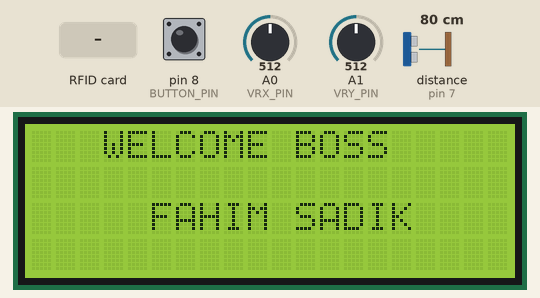
Simulated run of this sketch. Board: Arduino Uno, built with avr-gcc and run on an emulated ATmega328P. On the bench: 20×4 character LCD. Wiring (inferred from the names in the program): ultrasonic range finder: trigger pin 6; echo pin 7. The inputs (shaded band) are chosen by the test bench; at power-on: distance to the obstacle (sensor on pin 7) 80 cm, pin 8 (BUTTON_PIN) HIGH, A0 (VRX_PIN) = 512, A1 (VRY_PIN) = 512. The echo pulse lasts 58.3 µs per cm; what the sketch prints to the serial monitor is not drawn.

Above: at 0.2 s.
6.4 s: distance to the obstacle (sensor on pin 7) set to 2 cm
At 8.2 s:
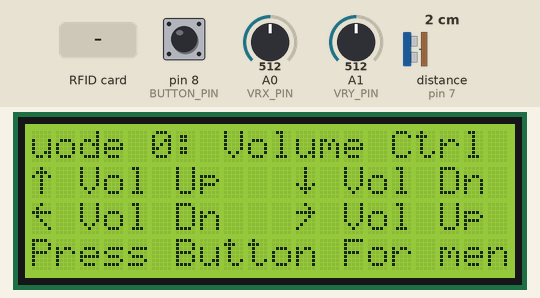
8.8 s: RFID card B3 78 55 F7 held to the reader
At 9.4 s:
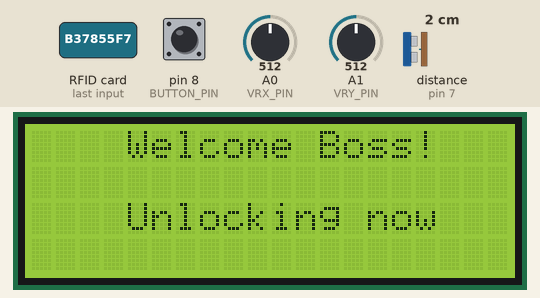
11.8 s: RFID card 5E 7A 19 C4 held to the reader
At 13.9 s:
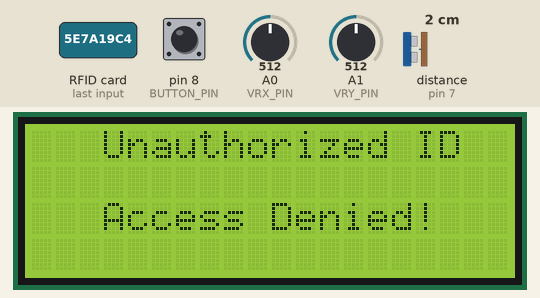
14.8 s: pin 8 (BUTTON_PIN) pulled LOW for 3.2 s
At 19.2 s:
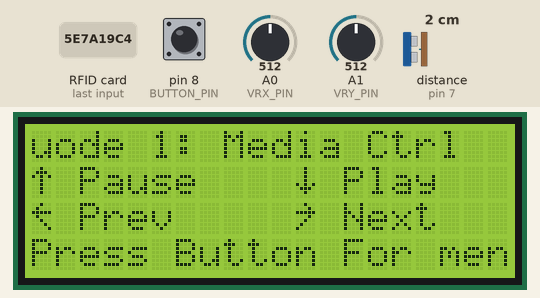
19.5 s: pin 8 (BUTTON_PIN) pulled LOW for 0.15 s
At 21.5 s:
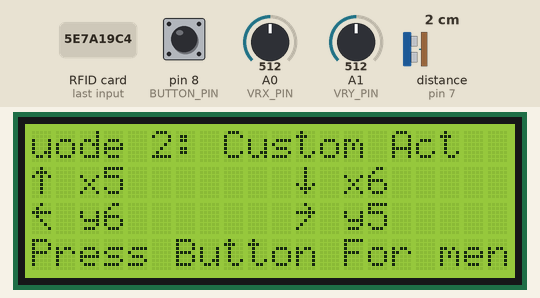
21.9 s: A0 (VRX_PIN) set to 207
23.4 s: A0 (VRX_PIN) set to 192
Timing chart, 0 to 26.4 s (numbered marks = the images above; inputs shaded):
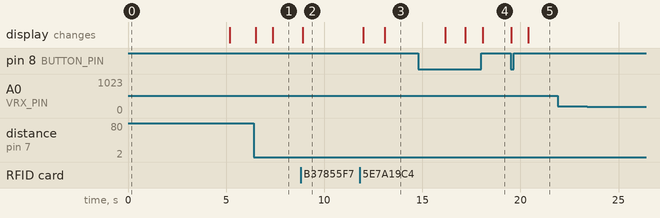

The sketch:

uno.ino
```cpp
#include <SPI.h>
#include <MFRC522.h>
#include <Wire.h>
#include <LiquidCrystal_I2C.h>

// Pins
const int VRX_PIN = A0;
const int VRY_PIN = A1;
const int BUTTON_PIN = 8;

#define SS_PIN 10
#define RST_PIN 9

const int trigPin = 6;
const int echoPin = 7;
const int wakeDistance = 30;

const int LEFT_THRESHOLD = 200;
const int RIGHT_THRESHOLD = 850;
const int UP_THRESHOLD = 850;
const int DOWN_THRESHOLD = 200;

MFRC522 mfrc522(SS_PIN, RST_PIN);
LiquidCrystal_I2C lcd(0x27, 20, 4);

bool displayAwake = false;
unsigned long displayTimeout = 0;
const unsigned long displayDuration = 10000;

int mode = 0;
int lastMode = -1;

String lastCommand = "";

// Arrow characters
byte arrowUp[8] = {
  B00100,
  B01110,
  B10101,
  B00100,
  B00100,
  B00100,
  B00100,
  B00000
};

byte arrowDown[8] = {
  B00100,
  B00100,
  B00100,
  B00100,
  B10101,
  B01110,
  B00100,
  B00000
};

byte arrowLeft[8] = {
  B00100,
  B01000,
  B11111,
  B01000,
  B00100,
  B00010,
  B00001,
  B00000
};

byte arrowRight[8] = {
  B00100,
  B00010,
  B11111,
  B00010,
  B00100,
  B01000,
  B10000,
  B00000
};
// Add these global variables near the top
bool submenuActive = false;
int submenuIndex = 0;
const int submenuCount = 5;  // Adjust to your number of submenu items

String submenuItems[submenuCount] = {
  "Option One Text Option One Text Option One Text Option One Text",
  "Second Option",
  "Another Choice",
  "Fourth Text Here",
  "Last Option"
};

bool gtaCheatsActive = false;
int gtaCheatIndex = 0;

const int gtaCheatsCount = 6;
String gtaCheats[gtaCheatsCount] = {
  "Max Health & Armor",
  "Give Weapons",
  "Lower Wanted Level",
  "Raise Wanted Level",
  "Super Jump",
  "Spawn Buzzard"
};

String gtaCheatsCodes[gtaCheatsCount] = {
  "TURTLE",       // Max Health & Armor
  "TOOLUP",       // Give Weapons
  "LAWYERUP",     // Lower Wanted Level
  "FUGITIVE",     // Raise Wanted Level
  "HOPTOIT",      // Super Jump
  "BUZZOFF"       // Spawn Buzzard
};

bool gtaSubmenuActive = false;
int gtaSubmenuIndex = 0;


void setup() {
  Serial.begin(9600);

  pinMode(VRX_PIN, INPUT);
  pinMode(VRY_PIN, INPUT);
  pinMode(BUTTON_PIN, INPUT_PULLUP);

  pinMode(trigPin, OUTPUT);
  pinMode(echoPin, INPUT);

  SPI.begin();
  mfrc522.PCD_Init();

  lcd.init();
  lcd.backlight();

  // Load arrow characters
  lcd.createChar(0, arrowUp);
  lcd.createChar(1, arrowDown);
  lcd.createChar(2, arrowLeft);
  lcd.createChar(3, arrowRight);

  lcd.setCursor((20 - 15) / 2, 0);
  lcd.print(" WELCOME BOSS");
  lcd.setCursor((20 - 15) / 2, 2);
  lcd.print("   FAHIM SADIK   ");
  delay(5000);
  lcd.clear();
}

void loop() {
  if (checkPresence()) {
    if (!displayAwake) {
      displayAwake = true;
      lcd.backlight();
      lcd.clear();
      lastMode = -1;
    }
    displayTimeout = millis() + displayDuration;
  }

  if (displayAwake) {
    checkRFID();
    handleJoystick();

    if (millis() > displayTimeout) {
      displayAwake = false;
      lcd.clear();
      lcd.noBacklight();
      lastMode = -1;
      lastCommand = "";
    }
  }

  delay(50);
}

bool checkPresence() {
  digitalWrite(trigPin, LOW);
  delayMicroseconds(2);
  digitalWrite(trigPin, HIGH);
  delayMicroseconds(10);
  digitalWrite(trigPin, LOW);

  long duration = pulseIn(echoPin, HIGH, 30000);
  long distance = duration * 0.034 / 2;
  return (distance > 0 && distance <= wakeDistance);
}

// Modify handleJoystick to handle submenu navigation
void handleJoystick() {
  int xValue = analogRead(VRX_PIN);
  int yValue = analogRead(VRY_PIN);
  static unsigned long lastButtonPress = 0;
  static bool buttonPressedLast = false;

  bool buttonPressed = (digitalRead(BUTTON_PIN) == LOW);

  // If submenu is active, joystick controls menu navigation
  if (submenuActive) {
    // Up navigation
    if (xValue > UP_THRESHOLD) {
      if (submenuIndex > 0) submenuIndex--;
      else submenuIndex = submenuCount - 1;
      displaySubmenuItem();
      delay(300);
    }
    // Down navigation
    else if (xValue < DOWN_THRESHOLD) {
      submenuIndex = (submenuIndex + 1) % submenuCount;
      displaySubmenuItem();
      delay(300);
    }
    // Left to exit submenu
    else if (yValue < DOWN_THRESHOLD) {  // Left
      submenuActive = false;
      lcd.clear();
      displayModeInfo(mode);
      delay(300);
    }
    // Right or button press to select/send text
    else if (yValue > UP_THRESHOLD || buttonPressed) {
      Serial.println(submenuItems[submenuIndex]);  // Send text via serial
      lcd.clear();
      lcd.setCursor(0, 0);
      lcd.print("Send");
      // Print submenu text on next lines (handle max 20 chars per line)
      String text = submenuItems[submenuIndex];
      int len = text.length();
      for (int row = 1; row < 4; row++) {
        lcd.setCursor(0, row);
        if (len > 20) {
          lcd.print(text.substring((row - 1) * 20, row * 20));
        } else {
          lcd.print(text);
          break;
        }
      }
      delay(2000);
      displaySubmenuItem(); // Return to submenu display
      delay(300);
    }
  }
  else {
    // Normal mode handling
    if (buttonPressed && !buttonPressedLast && millis() - lastButtonPress > 500) {
      mode = (mode + 1) % 3;
      lastMode = -1;
      lastButtonPress = millis();
    }
    buttonPressedLast = buttonPressed;

    if (mode != lastMode) {
      lcd.clear();
      lcd.setCursor(0, 1);
      lcd.print("Mode ");
      lcd.print(mode);
      lcd.print(" selected        ");
      delay(800);
      lcd.clear();
      displayModeInfo(mode);
      lastCommand = "";
      lastMode = mode;
    }

    String command = "";
    switch (mode) {
      case 0:
        if (xValue > UP_THRESHOLD) command = "x1";
        else if (xValue < DOWN_THRESHOLD) command = "x2";
        else if (yValue > RIGHT_THRESHOLD) command = "y1";
        else if (yValue < LEFT_THRESHOLD) command = "y2";
        break;

      case 1:
        if (xValue > UP_THRESHOLD) command = "x3";
        else if (xValue < DOWN_THRESHOLD) command = "x4";
        else if (yValue > RIGHT_THRESHOLD) command = "y3";
        else if (yValue < LEFT_THRESHOLD) command = "y4";
        break;

      case 2:
        if (xValue > UP_THRESHOLD) command = "x5";
        else if (xValue < DOWN_THRESHOLD) command = "x6";
        else if (yValue > RIGHT_THRESHOLD) command = "y5";
        else if (yValue < LEFT_THRESHOLD) command = "y6";
        break;
    }

    if (command != "" && command != lastCommand) {
      Serial.println(command);
      delay(300);
    }
  }
}

void displayModeInfo(int m) {
  lcd.clear();
  switch (m) {
    case 0:
      lcd.setCursor(0, 0);
      lcd.print("Mode 0: Volume Ctrl");

      lcd.setCursor(0, 1);
      lcd.write(byte(0)); lcd.print(" Vol Up   ");
      lcd.write(byte(1)); lcd.print(" Vol Dn");

      lcd.setCursor(0, 2);
      lcd.write(byte(2)); lcd.print(" Vol Dn   ");
      lcd.write(byte(3)); lcd.print(" Vol Up");

      lcd.setCursor(0, 3);
      lcd.print("Press Button For menu");
      break;

    case 1:
      lcd.setCursor(0, 0);
      lcd.print("Mode 1: Media Ctrl");

      lcd.setCursor(0, 1);
      lcd.write(byte(0)); lcd.print(" Pause    ");
      lcd.write(byte(1)); lcd.print(" Play");

      lcd.setCursor(0, 2);
      lcd.write(byte(2)); lcd.print(" Prev     ");
      lcd.write(byte(3)); lcd.print(" Next");

      lcd.setCursor(0, 3);
       lcd.print("Press Button For menu");
      break;

    case 2:
      lcd.setCursor(0, 0);
      lcd.print("Mode 2: Custom Act");

      lcd.setCursor(0, 1);
      lcd.write(byte(0)); lcd.print(" x5       ");
      lcd.write(byte(1)); lcd.print(" x6");

      lcd.setCursor(0, 2);
      lcd.write(byte(2)); lcd.print(" y6       ");
      lcd.write(byte(3)); lcd.print(" y5");

      lcd.setCursor(0, 3);
      lcd.print("Press Button For menu");
      break;
  }
}

// Add this helper function to display current submenu item fully
void displaySubmenuItem() {
  lcd.clear();
  lcd.setCursor(0, 0);
  lcd.print("Menu Item:");
  lcd.setCursor(0, 1);
  String text = submenuItems[submenuIndex];
  int len = text.length();
  if (len <= 20) {
    lcd.print(text);
    // Clear the rest of lines
    for (int i = 2; i < 4; i++) {
      lcd.setCursor(0, i);
      lcd.print("                    ");  // 20 spaces to clear line
    }
  } else {
    // If longer than 20 chars, split into 3 lines max
    for (int i = 0; i < 3; i++) {
      lcd.setCursor(0, i+1);
      int start = i * 20;
      if (start >= len) break;
      int end = min(start + 20, len);
      lcd.print(text.substring(start, end));
    }
  }
}

// Modify checkRFID() so that scanning "53eef73e101" activates submenu
void checkRFID() {
  if (mfrc522.PICC_IsNewCardPresent() && mfrc522.PICC_ReadCardSerial()) {
    String card_ID = "";
    for (byte i = 0; i < mfrc522.uid.size; i++) {
      card_ID += String(mfrc522.uid.uidByte[i], HEX);
    }

    Serial.println(card_ID);

    lcd.clear();

    if (card_ID == "b37855f7") {
      lcd.setCursor((20 - 15) / 2, 0);
      lcd.print("  Welcome Boss!  ");
      lcd.setCursor((20 - 15) / 2, 2);
      lcd.print("  Unlocking now  ");
      submenuActive = false;
    } else if (card_ID == "5387223f101") {
      lcd.setCursor((20 - 15) / 2, 0);
      lcd.print("  Welcome Guest  ");
      lcd.setCursor((20 - 15) / 2, 2);
      lcd.print("  Access granted ");
      submenuActive = false;
    } else if (card_ID == "53eef73e101") {
      // Activate submenu mode here
      submenuActive = true;
      submenuIndex = 0;
      displaySubmenuItem();
      return;  // Early return, do not clear display after delay
    } else {
      lcd.setCursor((20 - 15) / 2, 0);
      lcd.print(" Unauthorized ID ");
      lcd.setCursor((20 - 15) / 2, 2);
      lcd.print(" Access Denied!  ");
      submenuActive = false;
    }

    delay(3000);
    if (!submenuActive) {
      lcd.clear();
      displayModeInfo(mode);
      delay(1000);
    }
  }
}
```

Measured:
- after the input at 6.4 s, the display: first changes after 0.10 s (image 1 shows a later state)
- after the input at 8.8 s, the display: changes after 0.11 s (image 2)
- after the input at 11.8 s, the display: first differs from a run without the input after 1.3 s (image 3)
- after the input at 14.8 s, the display: first differs from a run without the input after 2.4 s (image 4 shows a later state)
- after the input at 19.5 s, the display: first changes at once (image 5 shows a later state)
- after the input at 21.9 s, every drawn part: stays the same
- after the input at 23.4 s, every drawn part: stays the same
